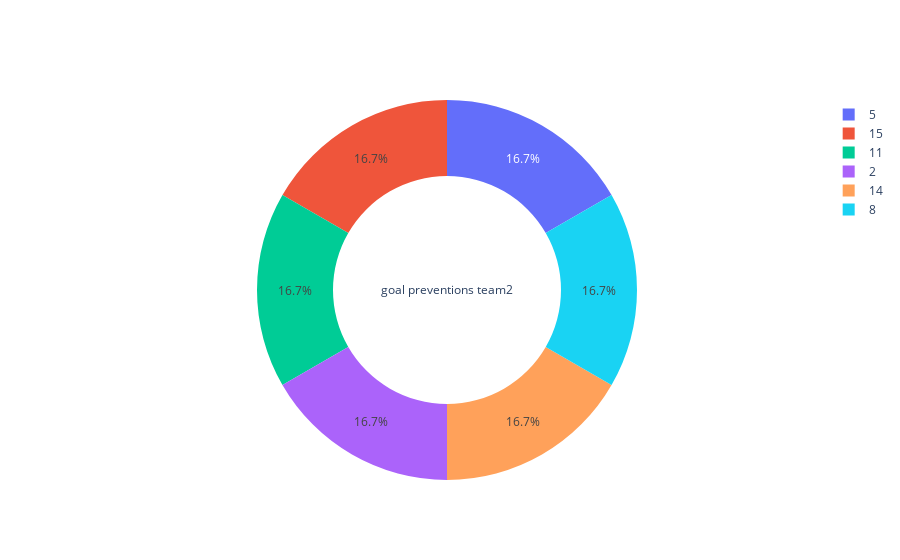

Notebook cell for this chart:
### Markdown cell above
Analysis: Goal prevention points scored by team1

### Code cell
go.Figure(data=[go.Pie(labels=GroupA['goal preventions team2'].value_counts(normalize=True).index,
                       values=GroupA['goal preventions team2'].value_counts(normalize=True).values, hole=.6,
                       title = 'goal preventions team2')])

### Figure 1 — Plotly figure (JSON) as saved in the notebook; plotly's stock layout.template omitted (floating-point values rounded to 4 significant figures)
{"data": [{"hole": 0.6, "labels": [5, 15, 11, 2, 14, 8], "title": {"text": "goal preventions team2"}, "type": "pie", "values": [0.1667, 0.1667, 0.1667, 0.1667, 0.1667, 0.1667]}], "layout": {}}
